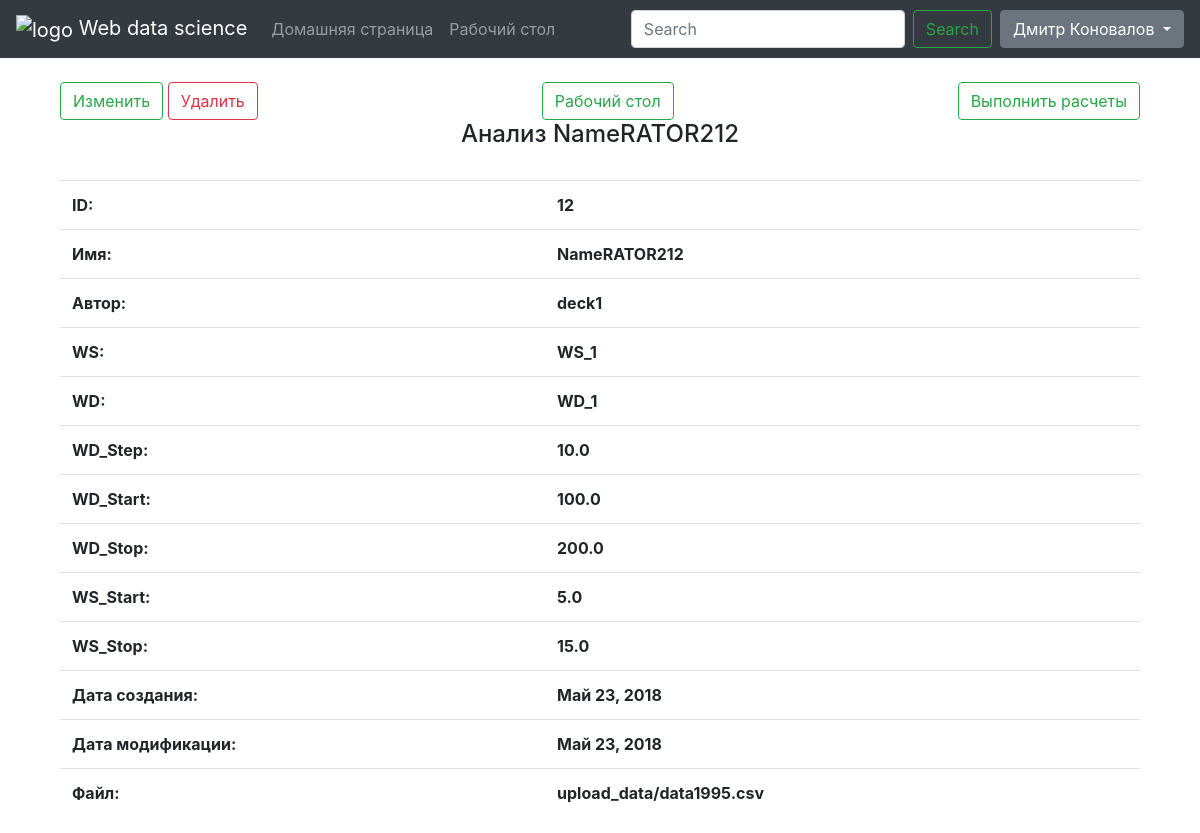
The page /desktop/12 (signed in) on the database as committed earlier.
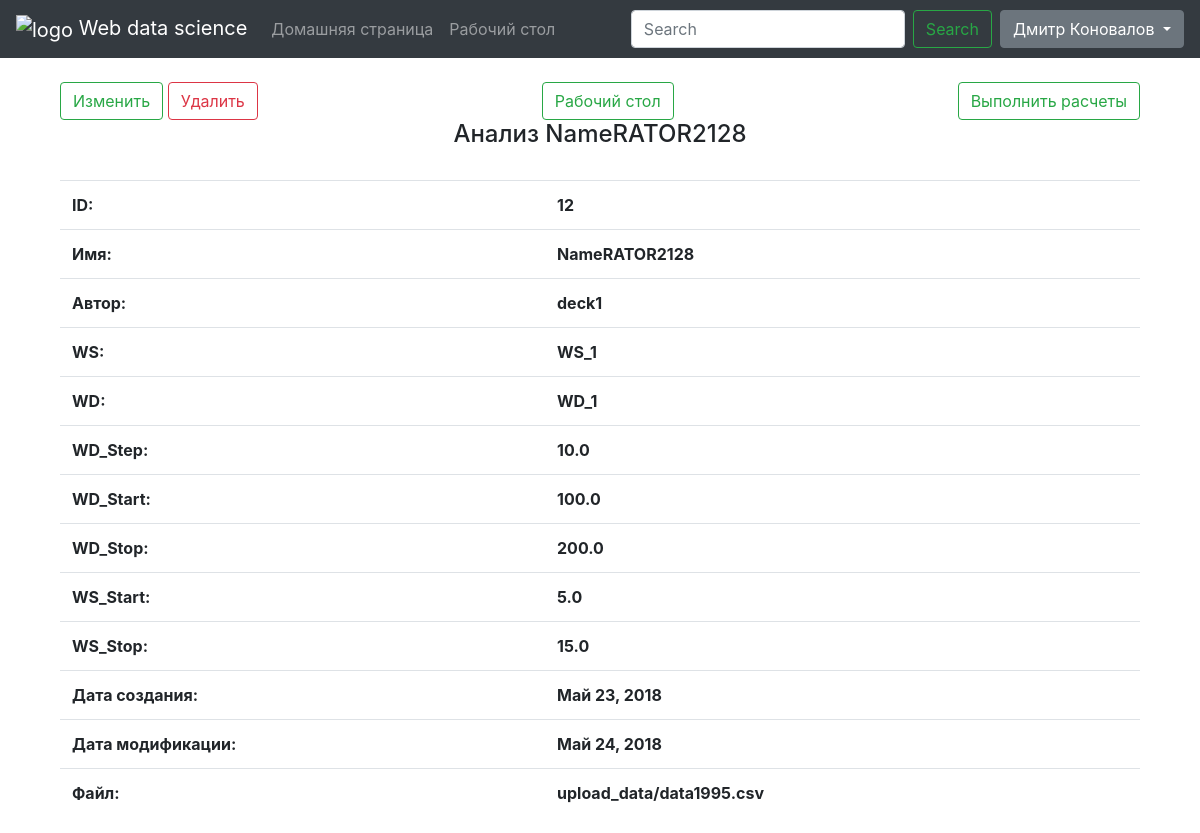
The same page on the database as committed later.
### data_science_app/models.py (models this page shows, shortened)
class Analise(models.Model):
    user = models.ForeignKey(User, on_delete=models.CASCADE)
    name = models.CharField(max_length=20, verbose_name="Имя анализа", unique=True)
    WS = models.CharField(max_length=20, verbose_name='Сигнал скорости ветра')
    WD = models.CharField(max_length=20, verbose_name='Сигнал направления ветра')
    WD_Step = models.FloatField(default=0, verbose_name="Шаг группировки направления")
    WD_Start = models.FloatField(default=0, verbose_name="Начало сектора направления")
    WD_Stop = models.FloatField(default=0, verbose_name="Конец сектора направления")
    WS_Start = models.FloatField(default=0, verbose_name="Начало диапазона скорости")
    WS_Stop = models.FloatField(default=0, verbose_name="Конец диапазона скорости")
    Date_Create = models.DateField(default=now)
    Date_Modified = models.DateField(default=now)
    File_Data = models.FileField(upload_to="upload_data")
    class Meta:
        verbose_name = "Анализ"
        ordering = ["Date_Modified"]

### data_science_app/views.py (the view)
# urls.py: path('desktop/<int:pk>', login_required(views.Details.as_view()), name='details'),
class Details(generic.ListView):
    template_name = "details.html"
    model = Analise
    context_object_name = "analise"
    def get_queryset(self):
        return Analise.objects.get(id=self.kwargs['pk'])

### data_science_app/templates/details.html (shortened to what this page needs)
{% extends 'main.html' %}
{% block page %}
<div class="container">
    <br/>
    <div class="d-flex justify-content-between">
        <div>
            <a href="{% url 'edit_analise' analise.id %}" class="btn btn-outline-success">Изменить</a>
            <a href="{% url 'delete_analise' analise.id %}" class="btn btn-outline-danger">Удалить</a>
        </div>
        <a href="{% url 'desktop' %}" class="btn btn-outline-success">Рабочий стол</a>
        <a href="{% url 'analize' analise.id %}" class="btn btn-outline-success">Выполнить расчеты</a>
    </div>
    <h4 class="d-flex justify-content-center"> Анализ {{ analise.name }} </h4>
    <br/>
    <table class="table table-inverse table-hover">
        <tbody>
        <tr>
            <th>ID:</th>
            <th>{{ analise.id }}</th>
        </tr>
        <tr>
            <th>Имя:</th>
            <th>{{ analise.name }}</th>
        </tr>
        <tr>
            <th>Автор:</th>
            <th>{{ analise.user }}</th>
        </tr>
        <tr>
            <th>WS:</th>
            <th>{{ analise.WS }}</th>
        </tr>
        <tr>
            <th>WD:</th>
            <th>{{ analise.WD }}</th>
        </tr>
        <tr>
            <th>WD_Step:</th>
            <th>{{ analise.WD_Step }}</th>
        </tr>
        <tr>
            <th>WD_Start:</th>
            <th>{{ analise.WD_Start }}</th>
        </tr>
        <tr>
            <th>WD_Stop:</th>
            <th>{{ analise.WD_Stop }}</th>
        </tr>
        <tr>
            <th>WS_Start:</th>
            <th>{{ analise.WS_Start }}</th>
        </tr>
        <tr>
            <th>WS_Stop:</th>
            <th>{{ analise.WS_Stop }}</th>
        </tr>
        <tr>
            <th>Дата создания:</th>
            <th>{{ analise.Date_Create }}</th>
        </tr>
        <tr>
            <th>Дата модификации:</th>
            <th>{{ analise.Date_Modified }}</th>
        </tr>
        <tr>
            <th>Файл:</th>
            <th>{{ analise.File_Data }}</th>
        </tr>
        </tbody>
    </table>
</div>
{% endblock %}

Rows that differ between the two databases and show on the page:
changed Analise "WS_1": name "NameRATOR212" → "NameRATOR2128"; Date_Modified "Май 23, 2018" → "Май 24, 2018"
